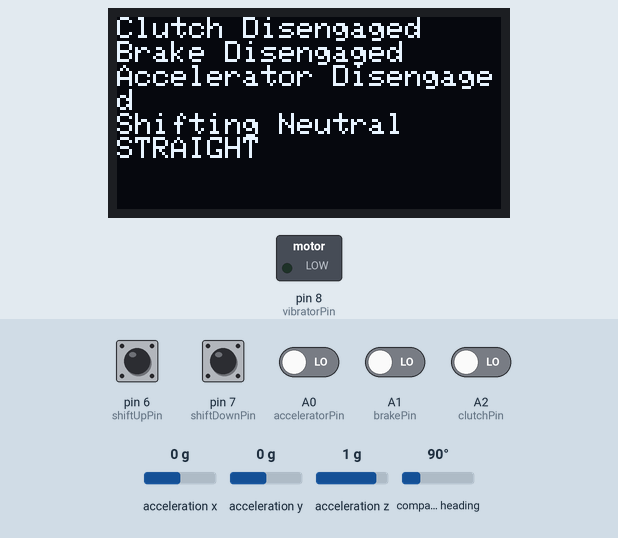
Recording of a sketch running on a simulated Arduino Leonardo, built with avr-gcc and run on an emulated ATmega32U4. Shown: 128×64 one-colour display, switched loads named in the sketch (green lamp = pin HIGH). Inputs (shaded band) come from the test bench; at power-on: A0 (acceleratorPin), A1 (brakePin), A2 (clutchPin), pin 6 (shiftUpPin), pin 7 (shiftDownPin) LOW, acceleration x 0 g, acceleration y 0 g, acceleration z 1 g, compass heading 90°. Random numbers use the default seed unless the sketch sets one; the audio player accepts every command and is not drawn; what the sketch prints to the serial monitor is not drawn.

Above: at 1.7 s.
1.8 s: A0 (acceleratorPin) driven HIGH
At 2.4 s:
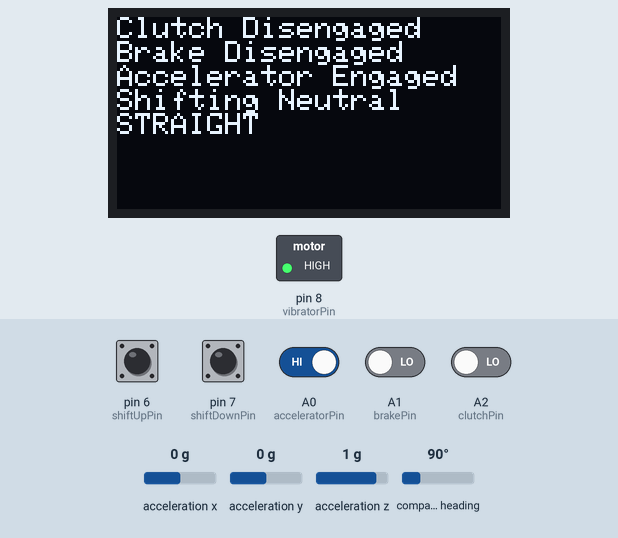
3.4 s: acceleration x set to -1.4 g
At 4.6 s:
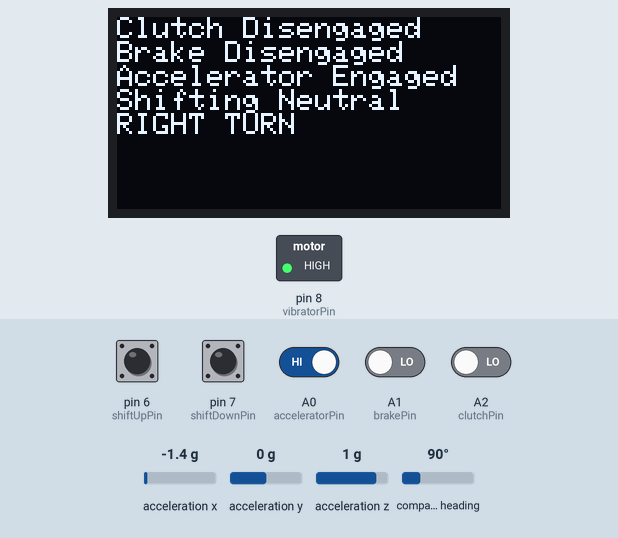
4.9 s: pin 6 (shiftUpPin) pulled HIGH for 0.15 s
At 5.06 s:
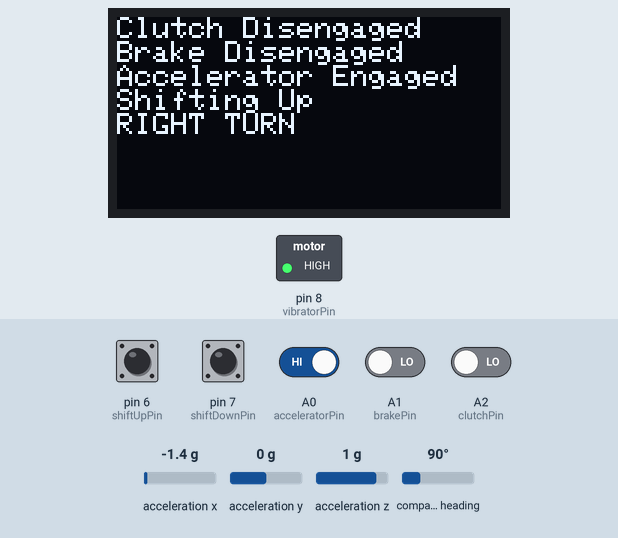
6.6 s: pin 7 (shiftDownPin) pulled HIGH for 0.15 s
8.3 s: acceleration x set to 1.4 g
At 9.4 s:
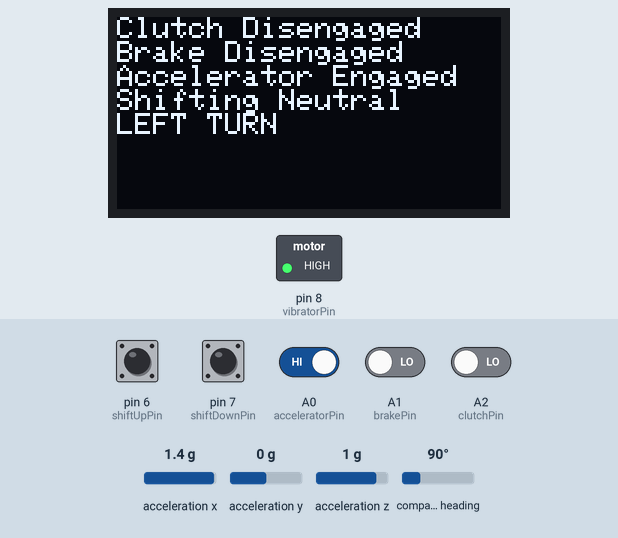
9.8 s: pin 6 (shiftUpPin) pulled HIGH for 1 s
At 10.6 s:
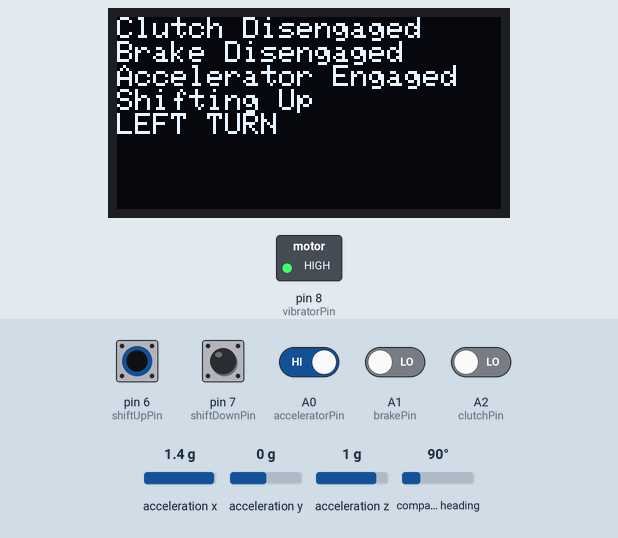
Timing chart, 0 to 12.8 s (numbered marks = the images above; inputs shaded):
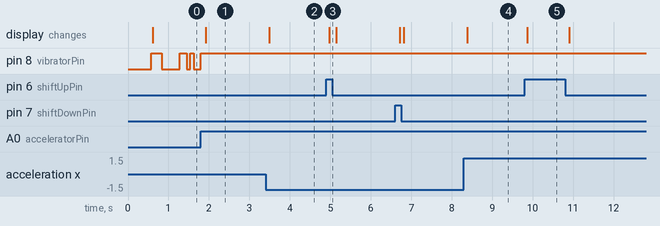

The sketch:

WORKINGSCREEN.ino
```cpp
#include <SPI.h>
#include <Adafruit_GFX.h>
#include <Adafruit_SSD1305.h>
#include <Wire.h>
#include <Adafruit_Sensor.h>
#include <Adafruit_BNO055.h>
#include <utility/imumaths.h>
#include <DFRobotDFPlayerMini.h>

Adafruit_BNO055 bno = Adafruit_BNO055(55);
DFRobotDFPlayerMini myDFPlayer;

// Arduino Uno hardware SPI pins:
// SCK  = D13
// MOSI = D11


//setup pedal vars
uint8_t clutchPin = A2; // Connect button to digital pin 2
uint8_t clutchState = 0;     // Variable for reading the button status
uint8_t brakePin = A1; // Connect button to digital pin 2
uint8_t brakeState = 0;     // Variable for reading the button status
uint8_t acceleratorPin = A0; // Connect button to digital pin 2
uint8_t acceleratorState = 0;     // Variable for reading the button status

//vibration motor pin
uint8_t vibratorPin = 8; // Connect button to digital pin 2

//microsdcard module pins
uint8_t resetPin = 4; //
uint8_t clockPin = 5; //
uint8_t dataPin = 6; //
uint8_t busyPin = 7; //

//shifter
uint8_t shiftUpPin = 6;
uint8_t shiftUpState = 0;
uint8_t shiftDownPin = 7;
uint8_t shiftDownState = 0;


#define OLED_CS     10
#define OLED_DC     12
#define OLED_RESET   9


#define SCREEN_WIDTH  128
#define SCREEN_HEIGHT 64

Adafruit_SSD1305 display(
  SCREEN_WIDTH,
  SCREEN_HEIGHT,
  &SPI,
  OLED_DC,
  OLED_RESET,
  OLED_CS,
  4000000UL
);


void setup() {
  Serial.begin(9600);
  Serial1.begin(9600);
  Serial.println("Starting OLED...");

  if (!display.begin(0x3C)) {
    Serial.println("OLED initialization failed!");
    while (true) {
      delay(100);
    }
  }

  Serial.println("OLED initialized!");

  //setup audio
  Serial.println("Initializing DFPlayer...");

  if (!myDFPlayer.begin(Serial1)) {
    Serial.println("DFPlayer init failed:");
    Serial.println("1. Check wiring and 1k resistor");
    Serial.println("2. Check SD card is inserted and FAT32");
    while (true);
  }

  Serial.println("DFPlayer ready.");

  myDFPlayer.setTimeOut(500);
  myDFPlayer.volume(30);        // 0 to 30
  myDFPlayer.EQ(DFPLAYER_EQ_NORMAL);
  myDFPlayer.outputDevice(DFPLAYER_DEVICE_SD);


  myDFPlayer.play(1);

  Serial.println("Orientation Sensor Test"); Serial.println("");
  /* Initialise the sensor */
  if(!bno.begin())
  {
    /* There was a problem detecting the BNO055 ... check your connections */
    Serial.print("Ooops, no BNO055 detected ... Check your wiring or I2C ADDR!");
    while(1);
  }


  //setup pedals
  pinMode(clutchPin, INPUT);
  pinMode(brakePin, INPUT);
  pinMode(acceleratorPin, INPUT);

  //vibrator setup
  pinMode(vibratorPin, OUTPUT);

  //shifter pin setup
  pinMode(shiftUpPin, INPUT);
  pinMode(shiftDownPin, INPUT);


  bno.setExtCrystalUse(true);


}

void loop() {
  // setup display
  display.clearDisplay();
  display.setTextSize(1);
  display.setTextColor(WHITE);
  display.setTextWrap(true);
  display.setCursor(0, 0);
  // read vals of the pedals
  clutchState = digitalRead(clutchPin);
  brakeState = digitalRead(brakePin);
  acceleratorState = digitalRead(acceleratorPin);

  //read vals of the shifter
  shiftUpState = digitalRead(shiftUpPin);
  shiftDownState = digitalRead(shiftDownPin);

  //create random vibrations half of the time
  uint8_t randomVibration = random(0, 2);
  if(randomVibration == 1){
    digitalWrite(vibratorPin, HIGH);
  }
  else{
    digitalWrite(vibratorPin, LOW);
  }

  // check if pedals pressed
  if (clutchState == HIGH) {
    //Serial.println("Clutch Engaged");
    display.println("Clutch Engaged");
  } else {
    //Serial.println("Clutch Disengaged");
    display.println("Clutch Disengaged");
  }

  if (brakeState == HIGH) {
    //Serial.println("Brake Engaged");
    display.println("Brake Engaged");
  } else {
    //Serial.println("Brake Disengaged");
    display.println("Brake Disengaged");

  }

  if (acceleratorState == HIGH) {
    //Serial.println("Accelerator Engaged");
    display.println("Accelerator Engaged");
    //make the wheel vibrate when accelerating
    digitalWrite(vibratorPin, HIGH);
  } else {
    //Serial.println("Accelerator Disengaged");
    display.println("Accelerator Disengaged");
  }

  //shifter logic
  if (shiftUpState == HIGH) {
    display.println("Shifting Up");
  }
  else if (shiftDownState == HIGH){
    display.println("Shifting Down");
  }
  else {
    display.println("Shifting Neutral");
  }

  /* Get a new sensor event */
  sensors_event_t event;
  bno.getEvent(&event);

  if((event.orientation.y) > 45.0){
    //wheel if turned left
    display.println("LEFT TURN");
  }
  else if ((event.orientation.y) < -45.0){
    //wheel if turned right
    display.println("RIGHT TURN");
  }
  else{
    display.println("STRAIGHT");
  }

  display.display();

  delay(50); // Small delay to help debounce the switch
}
```

Measured:
- after the input at 1.8 s, the display: changes after 0.12 s (image 1)
- after the input at 3.4 s, the display: changes after 0.09 s (image 2)
- after the input at 4.9 s, the display: changes after 0.08 s (image 3)
- after the input at 8.3 s, the display: changes after 0.08 s (image 4)
- after the input at 9.8 s, the display: changes after 0.06 s (image 5)
